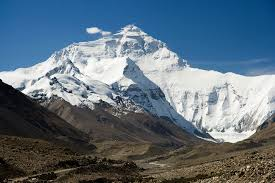
#> input picture moutain.jpeg, 275 x 183 px
$ jupyter execute reading_and_writing.ipynb
#> lines starting #> are read from the running program, lines starting #| are printed output that depends on the picture
[cell 1]
import cv2

[cell 2]
image=cv2.imread('moutain.jpeg')
#> image is the input picture: shape (183, 275, 3); mean B, G, R 125.7, 112.2, 94.9

[cell 3]
# check image
if image is None:
    print("could not load image")
else:
    print("Image")

[cell 4]
# display
cv2.imshow("image window",image)
cv2.waitKey(0)
cv2.destroyAllWindows()

[cell 5]
image_new=image+30
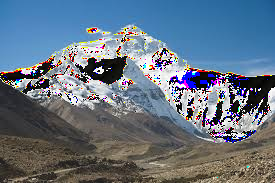
#> image_new: shape (183, 275, 3); mean B, G, R 130.6, 115.1, 100.6
cv2.imwrite("output.jpeg",image_new)
#> Out = True
